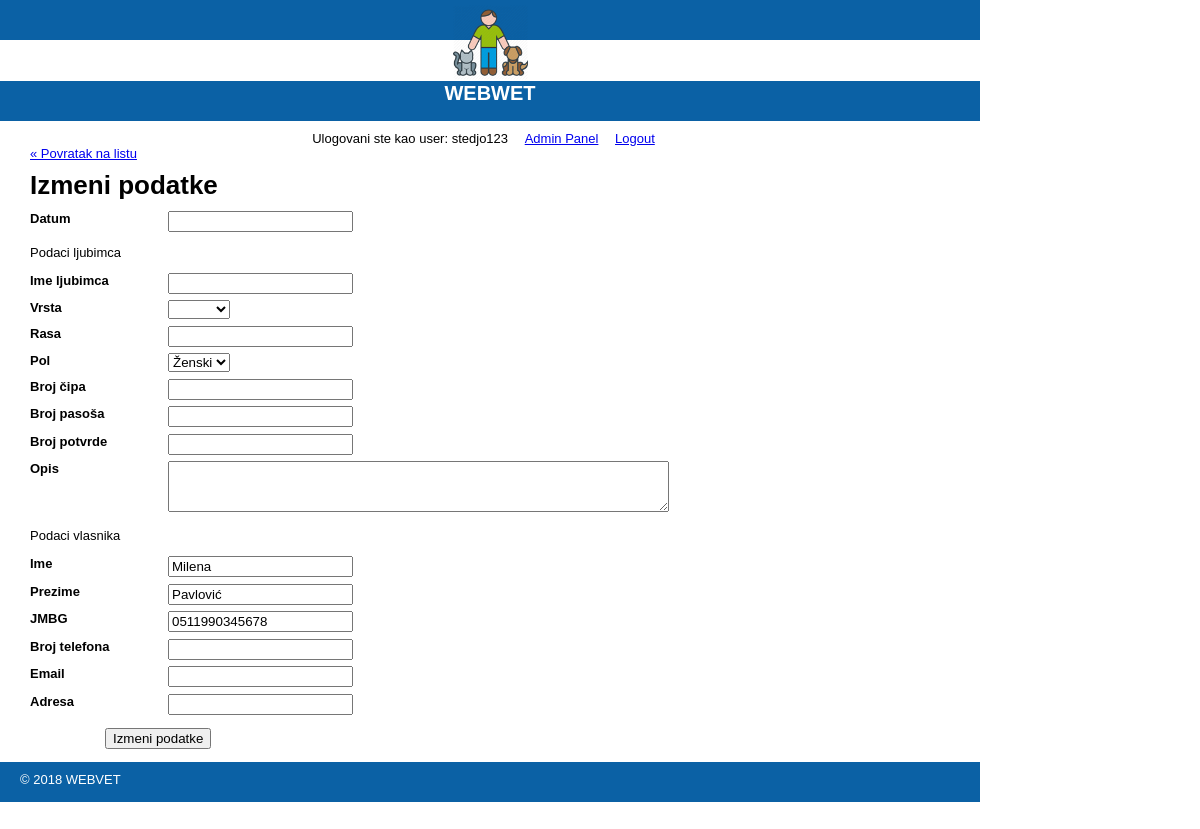
The page /staff/ljubimci/edit.php?id=4 (signed in) on the database its author committed.
### tables this page shows
CREATE TABLE `lista` (
  `id` int(11) NOT NULL,
  `br_leg` varchar(255) NOT NULL,
  `ime` varchar(255) NOT NULL,
  `prezime` varchar(255) NOT NULL,
  `jmbg` varchar(255) DEFAULT NULL,
  `pol` int(3) NOT NULL,
  `state` varchar(255) NOT NULL,
  `prebivaliste` varchar(255) NOT NULL,
  `rang` int(3) NOT NULL,
  `sud_lista` tinyint(3) NOT NULL,
  `description` text NOT NULL
);

### private/classes/databaseobject.class.php (called while the page is built, shortened)
<?php
class DatabaseObject {
    static protected $database;
    static protected $table_name = "";
    static public function set_database($database) {
      self::$database = $database;
  }
  static public function find_by_sql($sql) {
    $result = self::$database->query($sql);
    $object_array = [];
    while($record = $result->fetch_assoc()) {
      $object_array[] = static::instantiate($record);
    }
    return $object_array;
  }
  static protected function instantiate($record) {
    $object = new static;
    foreach($record as $property => $value) {
      if(property_exists($object, $property)) {
        $object->$property = $value;
      }
    }
    return $object;
  }
  static public function find_by_id($id) {
    $sql = "SELECT * FROM " . static::$table_name . " ";
    $sql .= "WHERE id='" . self::$database->escape_string($id) . "'";
    $obj_array = static::find_by_sql($sql);
    if(!empty($obj_array)) {
      return array_shift($obj_array);
    } else {
      return false;
    }
  }
}

### private/classes/lista.class.php (called while the page is built, shortened)
<?php
class Lista extends DatabaseObject {
  public function __construct($args=[]) {
    $this->date = $args['date'] ?? '';
    $this->ime_pet = $args['ime_pet'] ?? '';
    $this->vrsta = $args['vrsta'] ?? '';
    $this->rasa = $args['rasa'] ?? '';
    $this->br_cipa = $args['br_cipa'] ?? '';
    $this->br_pasosa = $args['br_pasosa'] ?? '';
    $this->br_potvrde = $args['br_potvrde'] ?? '';
    $this->br_tel = $args['br_tel'] ?? '';
    $this->email = $args['email'] ?? '';
    $this->adresa = $args['adresa'] ?? '';
  }
}

### private/functions.php (called while the page is built, shortened)
<?php
function h($string="") {
  return htmlspecialchars($string);
}
?>

### public/staff/ljubimci/form_fields.php (the view, shortened to what this page needs)
<?php require_once('../../../private/shared/JQ_header.php'); ?>
<dl>
  <dt>Datum</dt>
  <dd><input type="text" id="datepicker" name="sudija[date]" value="<?php echo h($sudija->date) ?>" /></dd>
</dl>
<p>Podaci ljubimca</p>
<dl>
  <dt>Ime ljubimca</dt>
  <dd><input type="text" name="sudija[ime_pet]" value="<?php echo h($sudija->ime_pet) ?>" /></dd>
</dl>
    <dl>
  <dt>Vrsta</dt>
  <dd>
    <select name="sudija[vrsta]">
      <option value=""></option>
    <?php foreach(Lista::VRSTA as $vrsta) { ?>
      <option value="<?php echo $vrsta; ?>"<?php if($sudija->vrsta == $vrsta) { echo 'selected'; } ?>><?php echo $vrsta; ?></option>
    <?php } ?>
    </select>
  </dd>
</dl>
<dl>
  <dt>Rasa</dt>
  <dd><input type="text" name="sudija[rasa]" value="<?php echo h($sudija->rasa) ?>" /></dd>
</dl>
<dl>
  <dt>Pol</dt>
  <dd>
    <select name="sudija[pol]">
    <?php foreach(Lista::POL as $pol_id => $pol_name) { ?>
      <option value="<?php echo $pol_id; ?>"<?php if($sudija->pol == $pol_id) { echo 'selected'; } ?>><?php echo $pol_name; ?></option>
    <?php } ?>
    </select>
  </dd>
</dl>
<dl>
  <dt>Broj čipa</dt>
  <dd><input type="text" name="sudija[br_cipa]" value="<?php echo h($sudija->br_cipa) ?>" /></dd>
</dl>
<dl>
  <dt>Broj pasoša</dt>
  <dd><input type="text" name="sudija[br_pasosa]" value="<?php echo h($sudija->br_pasosa) ?>" /></dd>
</dl>
<dl>
  <dt>Broj potvrde</dt>
  <dd><input type="text" name="sudija[br_potvrde]" value="<?php echo h($sudija->br_potvrde) ?>" /></dd>
</dl>
<dl>
  <dt>Opis</dt>
  <dd><textarea name="sudija[description]" rows="3" cols="60"><?php echo h($sudija->description) ?></textarea></dd>
</dl>
    <p>Podaci vlasnika</p>
<dl>
  <dt>Ime</dt>
  <dd><input type="text" name="sudija[ime]" value="<?php echo h($sudija->ime) ?>" /></dd>
</dl>
<dl>
  <dt>Prezime</dt>
  <dd><input type="text" name="sudija[prezime]" value="<?php echo h($sudija->prezime) ?>" /></dd>
</dl>
<dl>
  <dt>JMBG</dt>
  <dd>
    <dd><input type="text" name="sudija[jmbg]" value="<?php echo h($sudija->jmbg) ?>" /></dd>
  </dd>
</dl>
<dl>
  <dt>Broj telefona</dt>
  <dd>
    <dd><input type="text" name="sudija[br_tel]" value="<?php echo h($sudija->br_tel) ?>" /></dd>
  </dd>
</dl>
<dl>
  <dt>Email</dt>
  <dd> <input type="text" name="sudija[email]" value="<?php echo h($sudija->email) ?>" /></dd>
</dl>
<dl>
  <dt>Adresa</dt>
  <dd> <input type="text" name="sudija[adresa]" value="<?php echo h($sudija->adresa) ?>" /></dd>
</dl>

### public/stylesheets/public.css (style rules this page uses)
html { height: 100%; width: 100%; }
body { width: 100%; height: 100%; border: 0; font: 13px/15px Verdana, Arial, Helvetica, sans-serif; background: #FFFFFF; }
dl { clear: both; overflow: hidden; margin: 0.5em 0; }
dt { float: left; font-weight: bold; width: 125px; }
dd { float: left; margin-left: 1em; }

### public/stylesheets/staff.css (style rules this page uses)
html { height: 100%; width: 100%; }
body { height: 980px; width: 100%; margin: 0; padding: 0; }
dl { clear: both; overflow: hidden; margin: 0.5em 0; }
dt { float: left; font-weight: bold; width: 125px; }
dd { float: left; margin-left: 1em; }

### rows shown on the page
lista: pol "Ženski", ime "Milena", prezime "Pavlović", jmbg "0511990345678"

### other values the page prints
$session->username "stedjo123"
